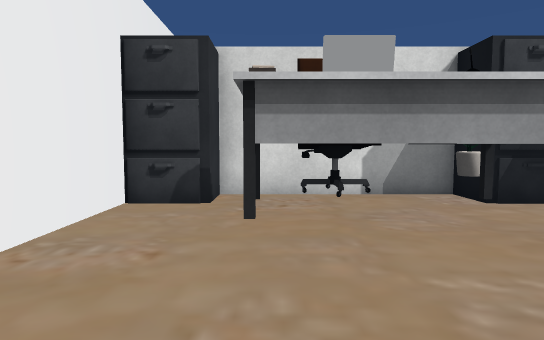
View 1 (above)

24 first-person views from a walk through a scene from a Unity 3-D project. The camera is 1.2 m above the floor, tilts 4° down and sees 75° across. The floor is counted in squares, 1 m on a side. Each view is taken from the middle of a square. On the plan, view 1 faces up. The plan holds only what a view shows up to about 14 squares ahead; the rest is blank. The place goes on beyond the plan. The player is left out. Some surface patterns are stand-ins.

View 2
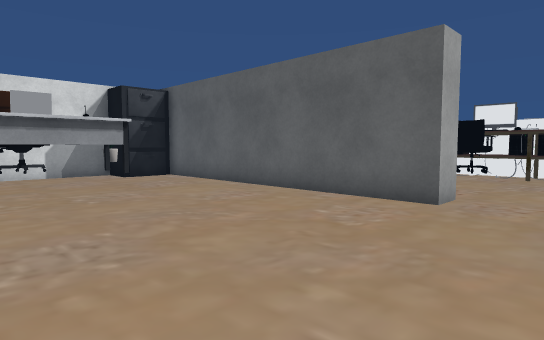

View 3
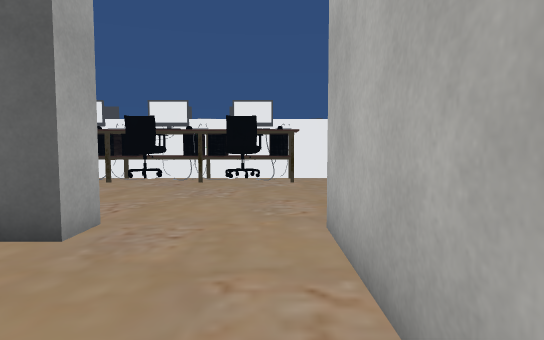

View 4
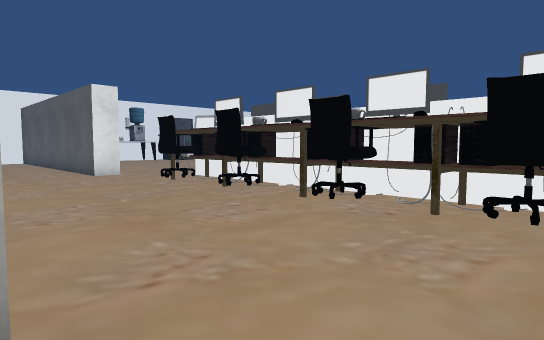

View 5
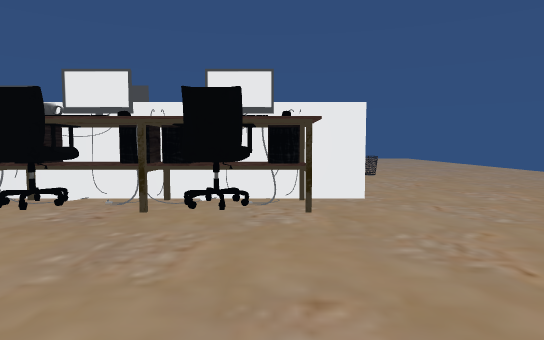

View 6
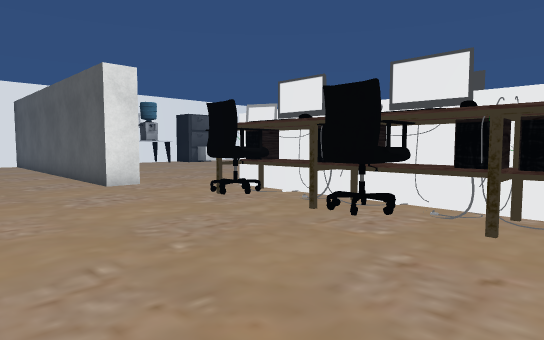

View 7
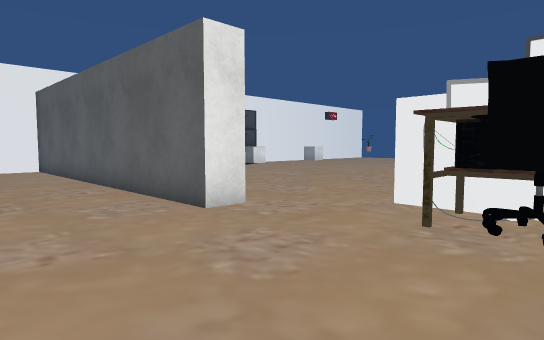

View 8
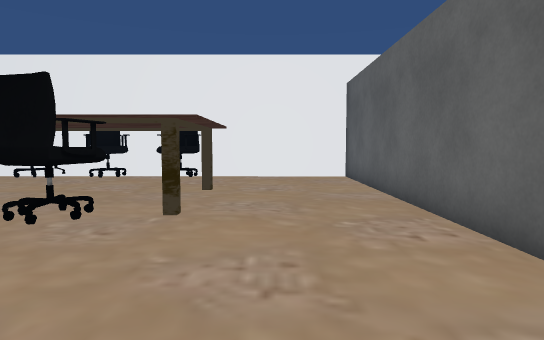

View 9
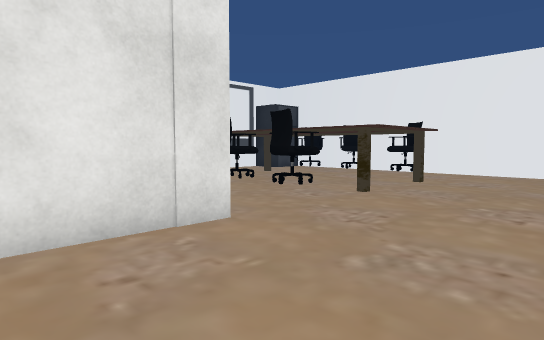

View 10
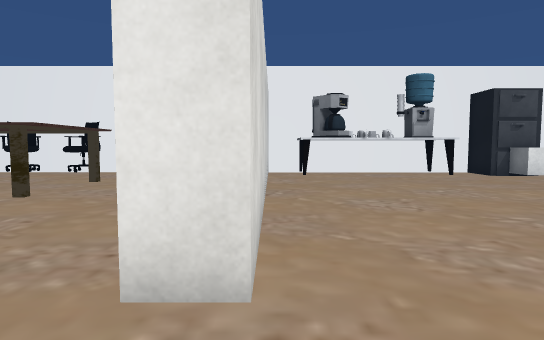

View 11
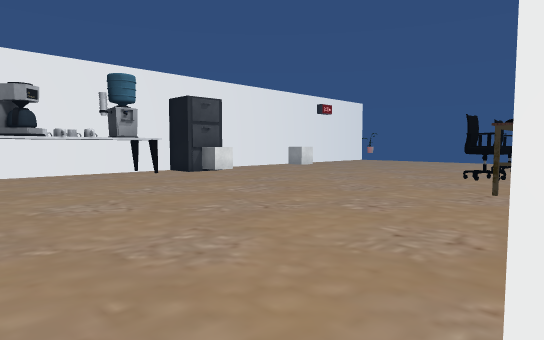

View 12
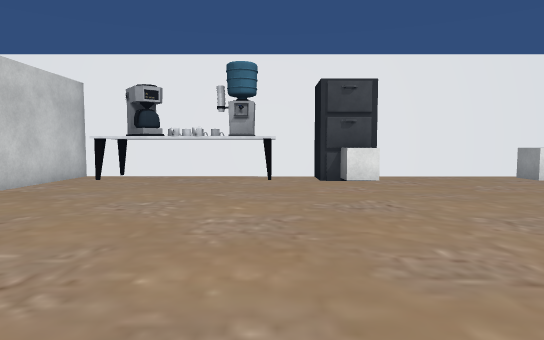

View 13
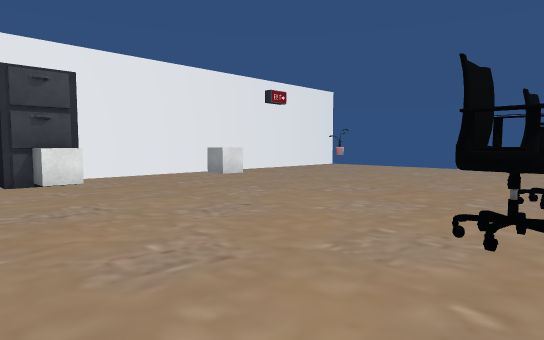

View 14
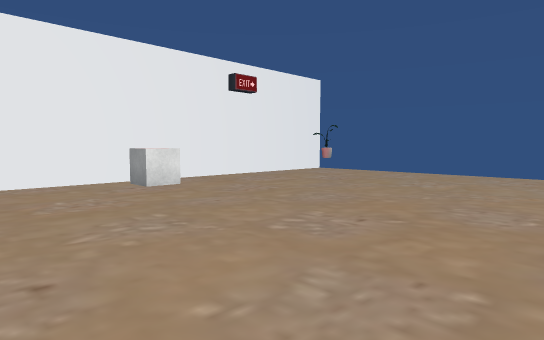

View 15
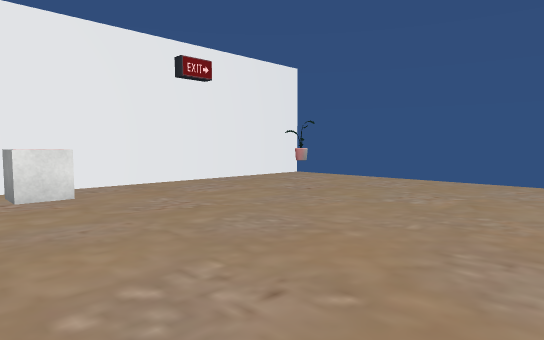

View 16
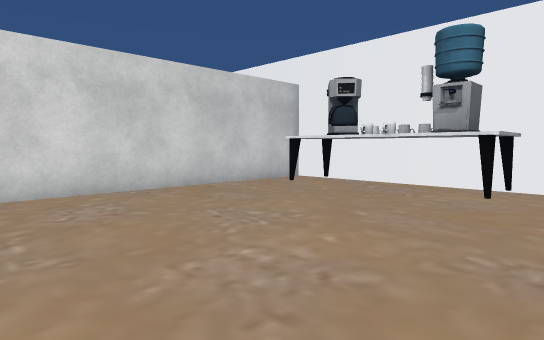

View 17
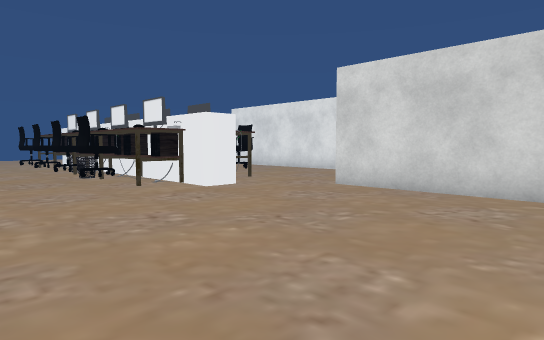

View 18
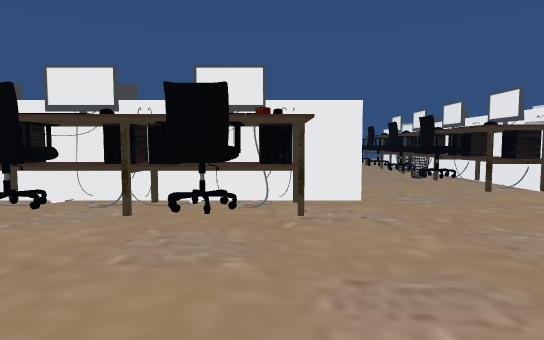

View 19
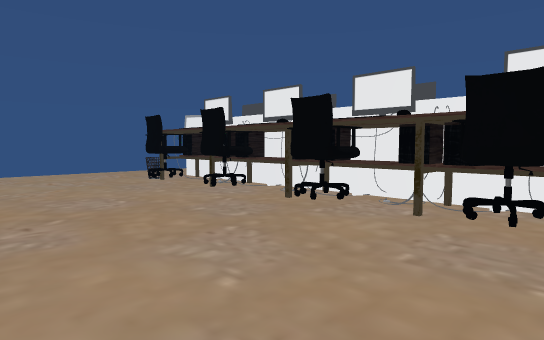

View 20
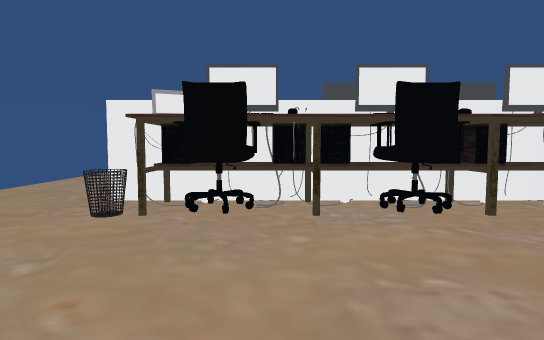

View 21
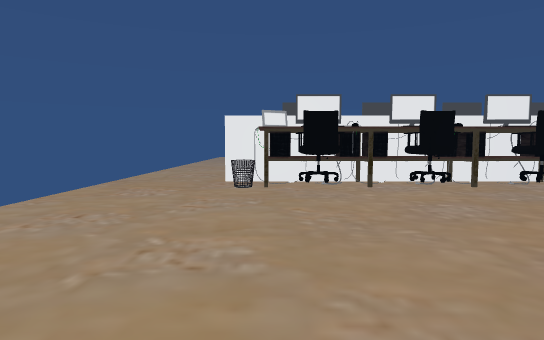

View 22
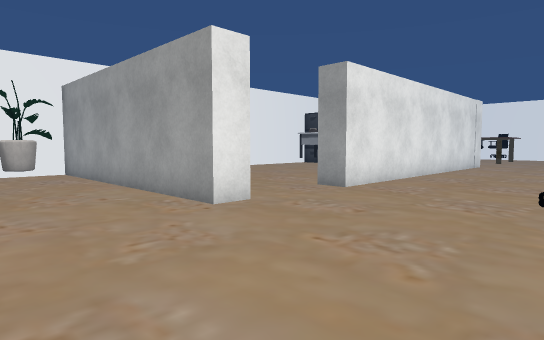

View 23
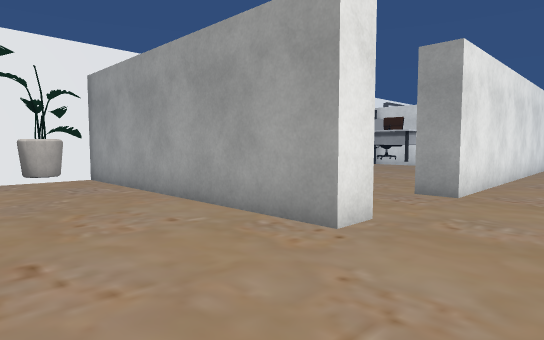

View 24
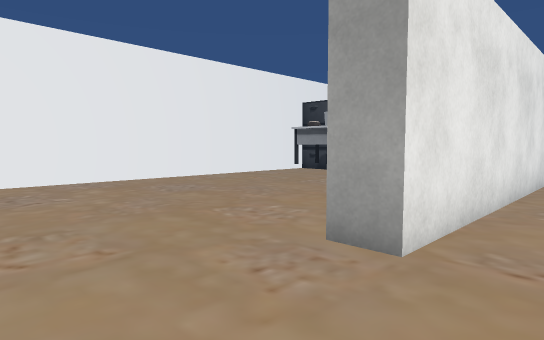

### Floor plan
Key: @ floor where view 1 was taken; # wall or solid block; . floor; ^ raised ledge; O other object.
Columns run from 3 left of view 1 to 38 right of it. Each row starts with its distance up from view 1.
 22   ######################################
 21    ............##OOOOOOO.##..............
 20    ............##OOOOOOO.O#.....O.......O.
 19     OOOOOOO....##........OO....OO.........
 18     .O.O.O.....##.........................
 17       ^^^^^^...##.........................
 16           ^^...##.........................
 15           ^^...##.........................
 14      ^^^^^^^...##.........................
 13       OO.OO....##.........................
 12        O.O.....##.........................
 11         .......##.........................
 10           #....##.........................
  9   #########....##..........O.OO.OO.OO.....
  8   #.....###..............#############O...
  7 #O.....OO##..............#############....
  6 #..OOO...##.......##....###############...
  5 #.. O O..##.....#####...               ...
  4 #..OOOO..##....OO####O..               ...
  3  ........##....O#####O..                ..
  2  ........##.....#####...
  1 #........##....OO##O^O..
  0 #..@.....##....O#####O..
 -1 #........##.....####  ..
 -2 #........##....OO##
 -3 #........##.....###
 -4 #...............###
 -5 #..............OO##
 -6  ...............###
 -7       #####.....###
 -8 ###########.......#
 -9 #.O....................
-10 #.O.....................O
-11   ............. .........
-12          .. ..  .........

Where each view was taken, in squares from view 1:
view 1: 0 up, 0 right, facing up
view 2: 6 down, 1 left, facing up-right
view 3: 6 down, 2 right, facing right
view 4: 6 down, 7 right, facing up-right
view 5: 6 down, 7 right, facing right
view 6: 2 down, 8 right, facing up-right
view 7: 3 up, 8 right, facing up-right
view 8: 8 up, 9 right, facing up
view 9: 6 up, 12 right, facing up-left
view 10: 6 up, 13 right, facing up
view 11: 6 up, 13 right, facing up-right
view 12: 8 up, 20 right, facing up
view 13: 8 up, 20 right, facing up-right
view 14: 10 up, 24 right, facing up-right
view 15: 11 up, 27 right, facing up-right
view 16: 11 up, 22 right, facing up-left
view 17: 15 up, 22 right, facing down-left
view 18: 14 up, 23 right, facing down
view 19: 14 up, 23 right, facing down-right
view 20: 14 up, 32 right, facing down
view 21: 18 up, 34 right, facing down
view 22: 12 down, 13 right, facing up-left
view 23: 12 down, 10 right, facing up-left
view 24: 7 down, 9 right, facing up-left
